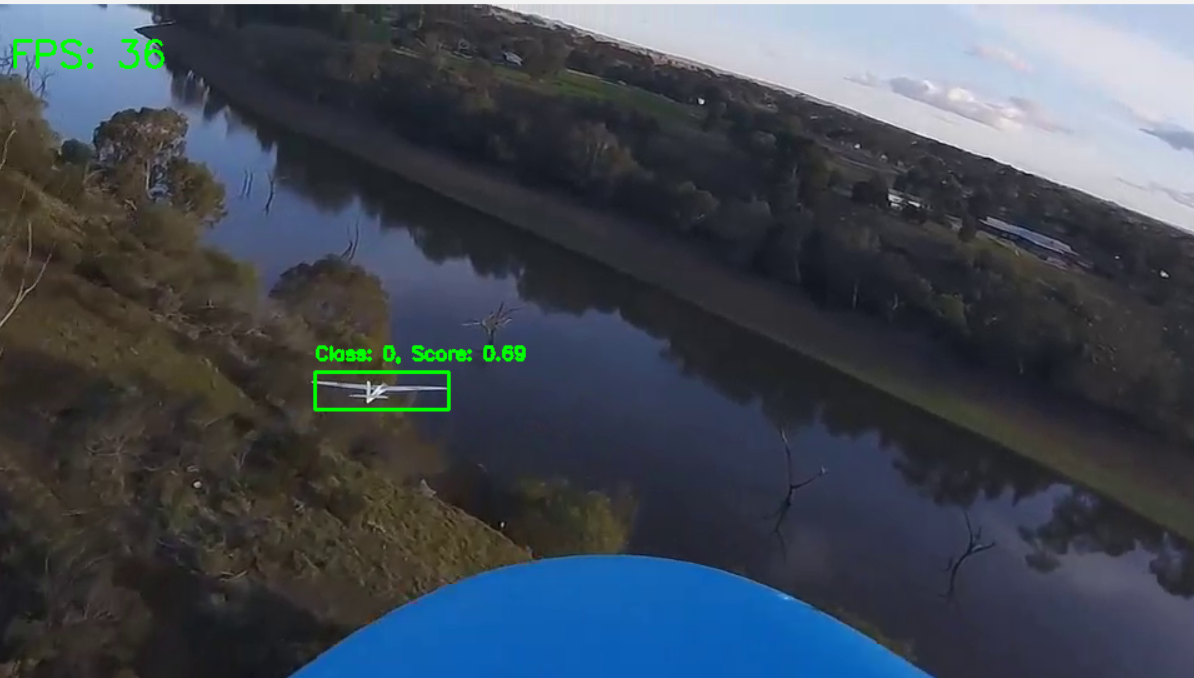
#> input picture GoruntuIsleme/Test.png, 1194 x 678 px, given in place of the camera
$ python deneme.py
#> lines starting #> are read from the running program, lines starting #| are printed output that depends on the picture; after the words box and inside, x2 and y2 are one past the last pixel; in counts of white or black regions, pixels touching at a corner belong together
"""

        Şuan da bu kod doğru çalışmıyor.


"""
import cv2
import numpy as np
from collections import deque
import time


class KalmanFilter:
    """Kalman Filtresi - Hareket tahmini ve düzeltme için"""

    def __init__(self, process_noise=0.01, measurement_noise=0.1):
        self.x = 0.0  # Durum tahmini
        self.P = 1.0  # Hata kovaryansı
        self.Q = process_noise  # Süreç gürültüsü
        self.R = measurement_noise  # Ölçüm gürültüsü

    # [11 lines left out: function update, not called in this run]


class ImageStabilizer:
    """Görüntü Stabilizasyon Sınıfı"""

    def __init__(self, smoothing_factor=0.8):
        self.smoothing_factor = smoothing_factor

        # Kalman filtreleri
        self.kalman_x = KalmanFilter(process_noise=0.01, measurement_noise=0.1)
        self.kalman_y = KalmanFilter(process_noise=0.01, measurement_noise=0.1)
        self.kalman_angle = KalmanFilter(process_noise=0.001, measurement_noise=0.01)

        # Transformasyon parametreleri
        self.cumulative_transform = {'x': 0.0, 'y': 0.0, 'angle': 0.0}
        self.smoothed_transform = {'x': 0.0, 'y': 0.0, 'angle': 0.0}

        # Önceki frame
        self.prev_gray = None
        self.prev_points = None

        # Optik akış parametreleri
        self.feature_params = dict(
            maxCorners=200,
            qualityLevel=0.01,
            minDistance=30,
            blockSize=7
        )

        self.lk_params = dict(
            winSize=(15, 15),
            maxLevel=2,
            criteria=(cv2.TERM_CRITERIA_EPS | cv2.TERM_CRITERIA_COUNT, 10, 0.03)
        )

        # İstatistikler
        self.motion_history = deque(maxlen=30)
        self.fps_history = deque(maxlen=30)

    def detect_features(self, gray):
        """Özellik noktalarını tespit et"""
        points = cv2.goodFeaturesToTrack(gray, mask=None, **self.feature_params)
        return points

    # [99 lines left out: functions calculate_motion, apply_stabilization, not called in this run]

    def process_frame(self, frame):
        """Frame işle"""
        gray = cv2.cvtColor(frame, cv2.COLOR_BGR2GRAY)

        if self.prev_gray is None:
            self.prev_gray = gray
            self.prev_points = self.detect_features(gray)
            return frame, 0.0

        # Hareket hesapla
        motion, curr_points = self.calculate_motion(
            self.prev_gray, gray, self.prev_points
        )

        # Stabilizasyon uygula
        stabilized_frame, motion_magnitude = self.apply_stabilization(frame, motion)

        # Yeni özellik noktaları tespit et
        if curr_points is None or len(curr_points) < 50:
            self.prev_points = self.detect_features(gray)
        else:
            self.prev_points = curr_points.reshape(-1, 1, 2)

        self.prev_gray = gray
        self.motion_history.append(motion_magnitude)

        return stabilized_frame, motion_magnitude

    # [9 lines left out: function reset, not called in this run]


def add_info_overlay(frame, fps, motion, stabilization_enabled):
    """Bilgi overlay'i ekle"""
    h, w = frame.shape[:2]
    overlay = frame.copy()

    # Yarı saydam panel
    cv2.rectangle(overlay, (10, 10), (300, 120), (0, 0, 0), -1)
    frame = cv2.addWeighted(overlay, 0.6, frame, 0.4, 0)

    # Bilgileri yaz
    cv2.putText(frame, f"FPS: {fps:.1f}", (20, 40),
                cv2.FONT_HERSHEY_SIMPLEX, 0.7, (0, 255, 0), 2)
    cv2.putText(frame, f"Motion: {motion:.2f} px", (20, 70),
                cv2.FONT_HERSHEY_SIMPLEX, 0.7, (0, 255, 255), 2)

    status = "ON" if stabilization_enabled else "OFF"
    color = (0, 255, 0) if stabilization_enabled else (0, 0, 255)
    cv2.putText(frame, f"Stabilization: {status}", (20, 100),
                cv2.FONT_HERSHEY_SIMPLEX, 0.7, color, 2)

    return frame


def main():
    """Ana program"""
    print("=" * 60)
    print("GÖRÜNTÜ STABİLİZASYON SİSTEMİ")
    print("=" * 60)
    print("\nKaynak seçin:")
    print("1. Kamera (Webcam)")
    print("2. Video dosyası")

    choice = input("\nSeçiminiz (1/2): ").strip()
#> the answer given: 1

    # Video kaynağını aç
    if choice == '1':
        cap = cv2.VideoCapture(2)
        print("\n✓ Kamera açılıyor...")
    else:
        video_path = input("Video dosyası yolu: ").strip()
        cap = cv2.VideoCapture(video_path)
        print(f"\n✓ Video yükleniyor: {video_path}")

    if not cap.isOpened():
        print("✗ Hata: Video kaynağı açılamadı!")
        return

    # Stabilizatörü oluştur
    stabilizer = ImageStabilizer(smoothing_factor=0.8)

    # Değişkenler
    stabilization_enabled = True
    fps_list = deque(maxlen=30)

    print("\n" + "=" * 60)
    print("KONTROLLER:")
    print("  [SPACE] - Stabilizasyonu Aç/Kapat")
    print("  [R]     - Stabilizatörü Sıfırla")
    print("  [+/-]   - Yumuşatma Faktörünü Ayarla")
    print("  [Q/ESC] - Çıkış")
    print("=" * 60 + "\n")

    while True:
        start_time = time.time()

        ret, frame = cap.read()
#> frame is the input picture: shape (678, 1194, 3); mean B, G, R 83.2, 72.8, 65.1
        if not ret:
            print("\n✗ Frame okunamadı veya video bitti!")
            break

        # Frame'i yeniden boyutlandır
        frame = cv2.resize(frame, (640, 480))
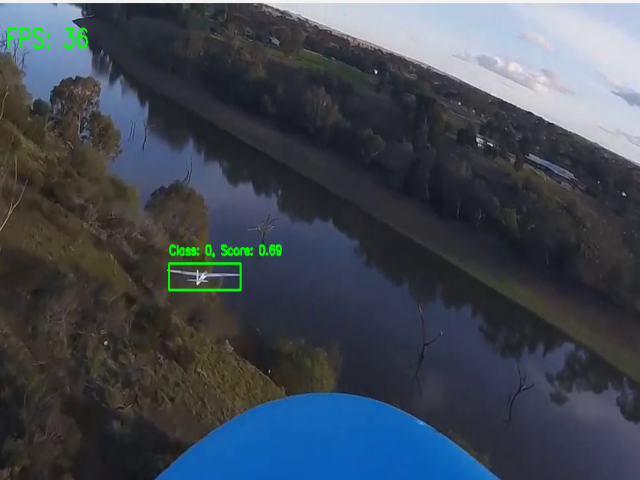
#> frame: shape (480, 640, 3); mean B, G, R 83.1, 72.8, 65

        # Stabilizasyon işle
        if stabilization_enabled:
            stabilized_frame, motion = stabilizer.process_frame(frame.copy())
#> in process_frame, `gray = cv2.cvtColor(frame, cv2.COLOR_BGR2GRAY)`:
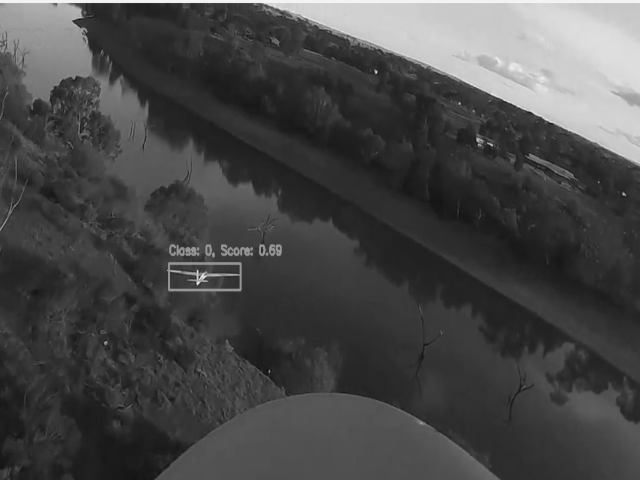
#> gray: shape (480, 640); min 8, max 243, mean 71.6
#> in detect_features, `points = cv2.goodFeaturesToTrack(gray, mask=None, **self.feature_params)`: points = 107 rows, first 8: [195, 273], [238, 276], [375, 71], [82, 15], [479, 140], [270, 253], [172, 247], [623, 194]
#> in process_frame, `self.prev_points = self.detect_features(gray)`: self.prev_points has the same summary as points in detect_features
#> motion = 0
        else:
            stabilized_frame = frame.copy()
            motion = 0.0

        # FPS hesapla
        elapsed = time.time() - start_time
        fps = 1.0 / elapsed if elapsed > 0 else 0
        fps_list.append(fps)
        avg_fps = np.mean(fps_list)

        # Bilgi overlay'i ekle
        frame_with_info = add_info_overlay(frame, avg_fps, motion, False)
#> in add_info_overlay, `cv2.rectangle(overlay, (10, 10), (300, 120), (0, 0, 0), -1)`:
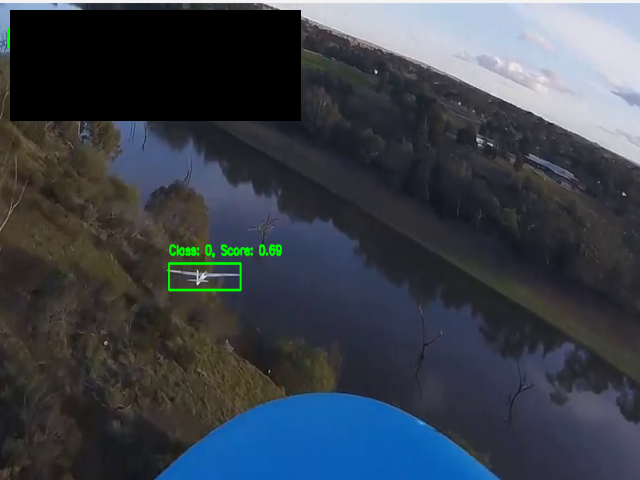
#> overlay: shape (480, 640, 3); 10.51% of pixels changed, all inside (x1, y1, x2, y2) = (10, 10, 301, 121)
#> in add_info_overlay, `frame = cv2.addWeighted(overlay, 0.6, frame, 0.4, 0)`:
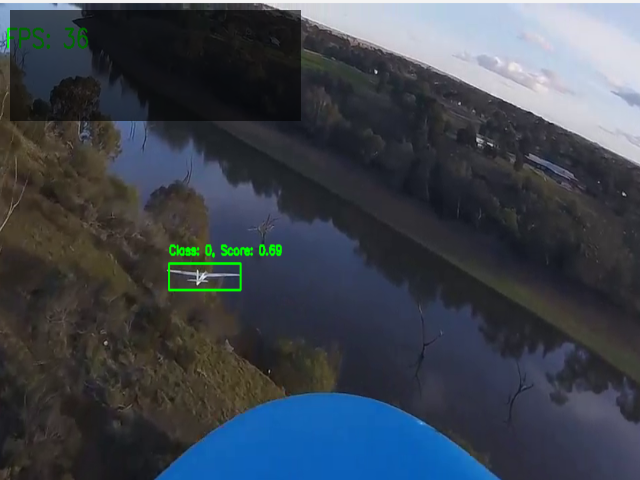
#> frame: shape (480, 640, 3); mean B, G, R 78.1, 68.3, 61.2
        stabilized_with_info = add_info_overlay(
            stabilized_frame, avg_fps, motion, stabilization_enabled
        )
#> call 2 of add_info_overlay, with fps = 8.11, motion = 0, stabilization_enabled = True
#> in add_info_overlay (call 2), `cv2.putText(frame, f"Stabilization: {status}", (20, 100), cv2.FONT_HER..`:
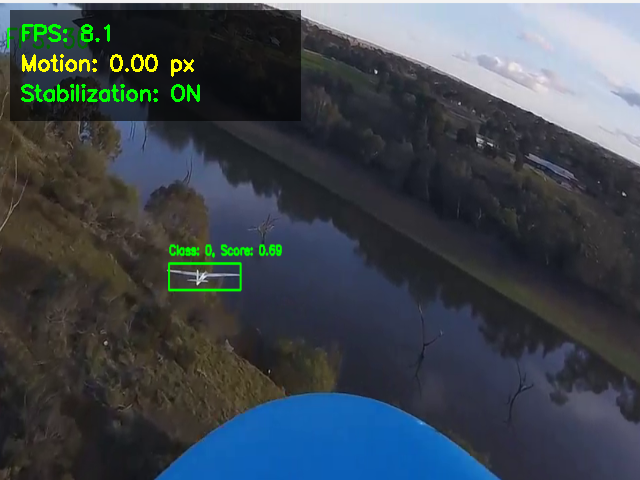
#> frame: shape (480, 640, 3); mean of channels 0, 1, 2 77.7, 70.5, 61.9; drawn as B, G, R

        # Yan yana göster
        combined = np.hstack([frame_with_info, stabilized_with_info])
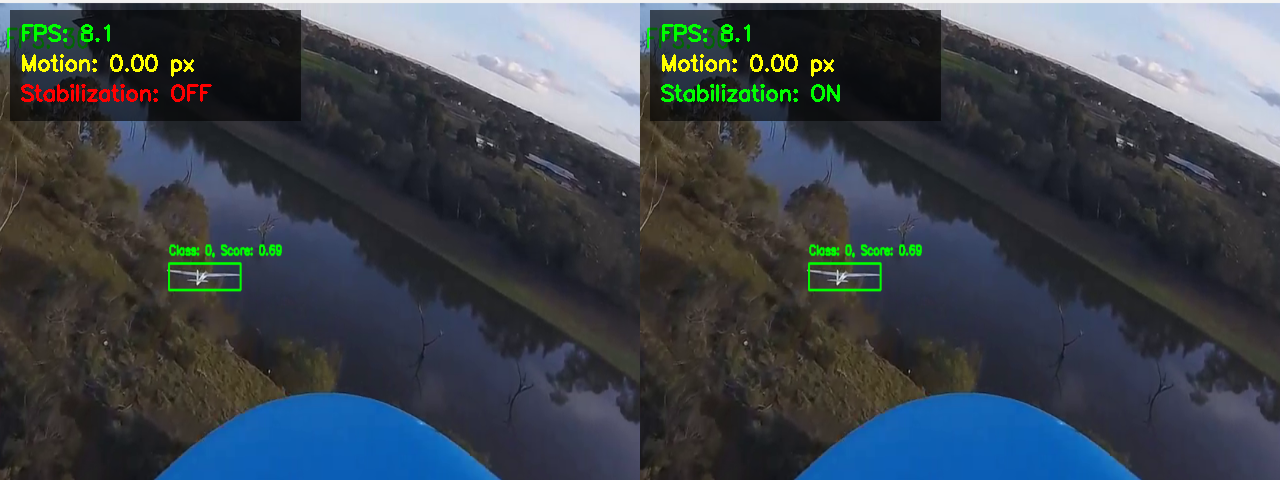
#> combined: shape (480, 1280, 3); mean B, G, R 77.7, 70, 62.4

        # Etiketler ekle
        cv2.putText(combined, "ORIGINAL", (10, combined.shape[0] - 10),
                    cv2.FONT_HERSHEY_SIMPLEX, 0.8, (255, 255, 255), 2)
        cv2.putText(combined, "STABILIZED", (650, combined.shape[0] - 10),
                    cv2.FONT_HERSHEY_SIMPLEX, 0.8, (255, 255, 255), 2)
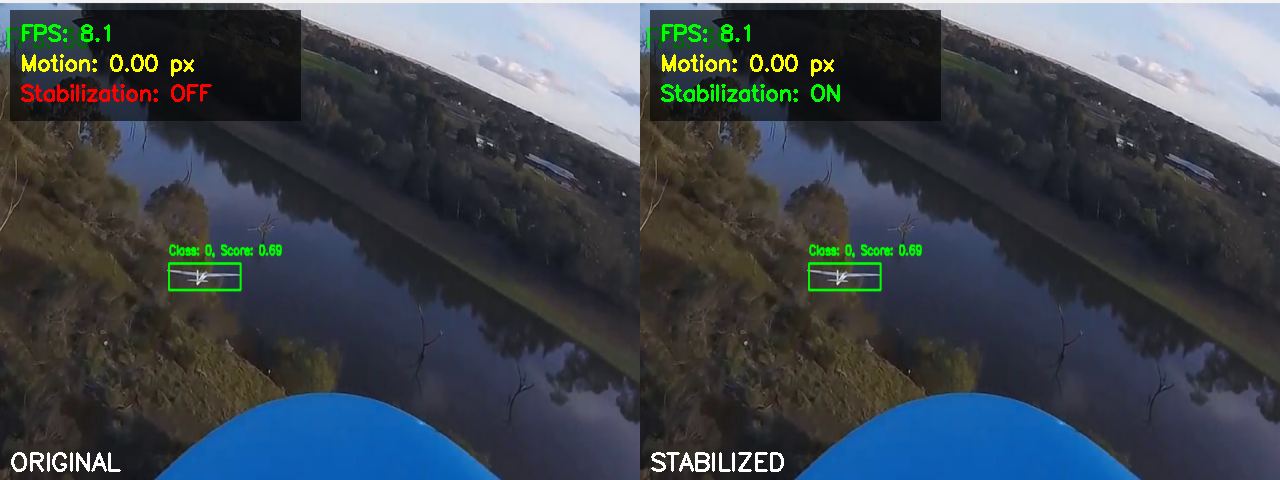
#> combined: shape (480, 1280, 3); mean B, G, R 78.5, 70.7, 63.2

        cv2.imshow('Image Stabilization System', combined)

        # Klavye kontrolleri
        key = cv2.waitKey(1) & 0xFF
#> (key q is pressed here)

        if key == ord('q') or key == 27:  # Q veya ESC
            print("\n✓ Çıkış yapılıyor...")
            break
        elif key == ord(' '):  # SPACE
            stabilization_enabled = not stabilization_enabled
            status = "AÇIK" if stabilization_enabled else "KAPALI"
            print(f"\n→ Stabilizasyon: {status}")
        elif key == ord('r'):  # R
            stabilizer.reset()
            print("\n→ Stabilizatör sıfırlandı")
        elif key == ord('+') or key == ord('='):
            stabilizer.smoothing_factor = min(1.0, stabilizer.smoothing_factor + 0.05)
            print(f"\n→ Yumuşatma faktörü: {stabilizer.smoothing_factor:.2f}")
        elif key == ord('-') or key == ord('_'):
            stabilizer.smoothing_factor = max(0.0, stabilizer.smoothing_factor - 0.05)
            print(f"\n→ Yumuşatma faktörü: {stabilizer.smoothing_factor:.2f}")

    # Temizlik
    cap.release()
    cv2.destroyAllWindows()
    print("\n✓ Program sonlandırıldı.")
    print("\nİstatistikler:")
    print(f"  Ortalama FPS: {np.mean(fps_list):.1f}")
    if stabilizer.motion_history:
        print(f"  Ortalama Hareket: {np.mean(stabilizer.motion_history):.2f} px")


if __name__ == "__main__":
    main()
